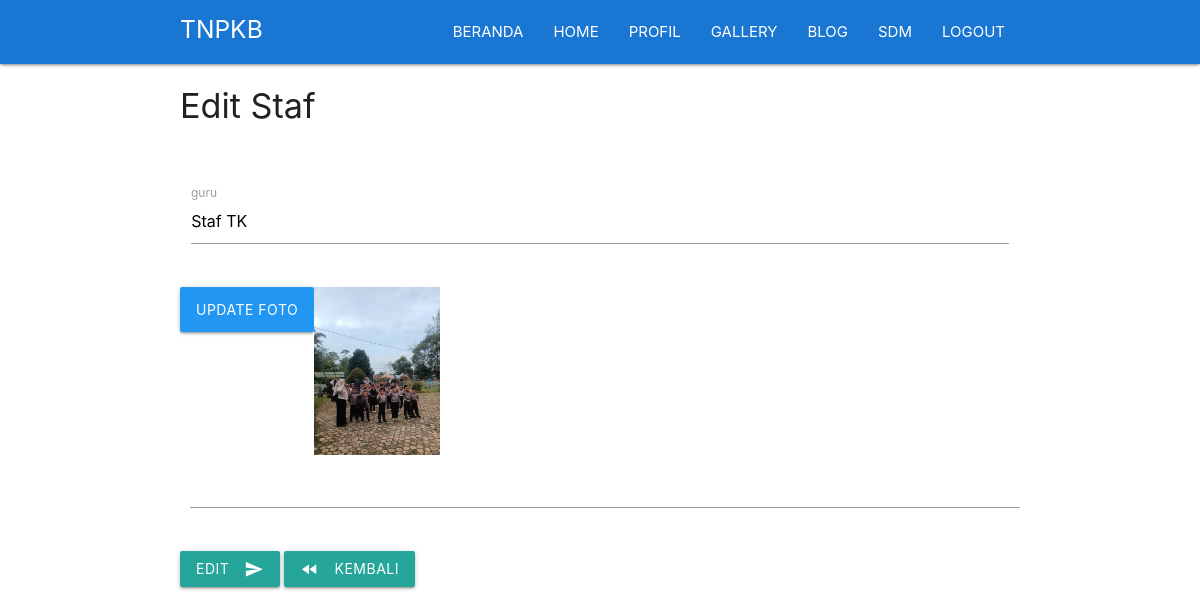
The page /page/index.php?page=sdm&aksi=editstaf&id=5 (signed in) on the database its author committed.
### tables this page shows
CREATE TABLE `staf` (
  `id` int(11) NOT NULL,
  `staf` varchar(200) NOT NULL,
  `foto` varchar(200) NOT NULL
);

### page/sdm/staf/edit.php (the view, shortened to what this page needs)
<?php
	$id = $_GET['id'];
	$result = mysqli_query($conn, "select * from staf where id='$id' ");
	$data = mysqli_fetch_assoc($result);
?>
<!DOCTYPE html>
<html>
	<head>
	<link type="text/css" rel="stylesheet" href="../../assets/css/materialize.min.css"  media="screen,projection"/>
	<link rel="stylesheet" type="text/css" href="../../assets/css/style.css">
	</head>
<body >
	<div class="container">
		<h4>Edit Staf</h4><br><br>
	   <form action="" method="post" enctype="multipart/form-data">
      <div class="row">
        <div class="input-field col s12">
          <input id="staf" name="staf" type="text" class="" value="<?=$data['staf'] ?>">
          <label for="staf">guru</label>
        </div>
      </div>
	  <div class="row">
	      <div class="file-field input-field">
      		<div class="btn blue">
      		  <span>Update Foto</span>
     		</div>
      			<img src="../assets/img/staf/<?php echo $data['foto'] ?>" width="15%">
      <div class="file-path-wrapper">
        <input class="file-path validate" type="text">
	      </div>
	    </div>
	  </div>
	  <button class="btn waves-effect waves-light" type="submit" name="ubah">Edit
	    <i class="material-icons right">send</i>
	  </button>
	  <a href="index.php?page=sdm" class="btn waves-effect waves-light" ><i class="material-icons left">fast_rewind</i>Kembali</a>
	    </form>
	</div>
</body>
</html>

### rows shown on the page
staf: staf "Staf TK", foto (picture)
